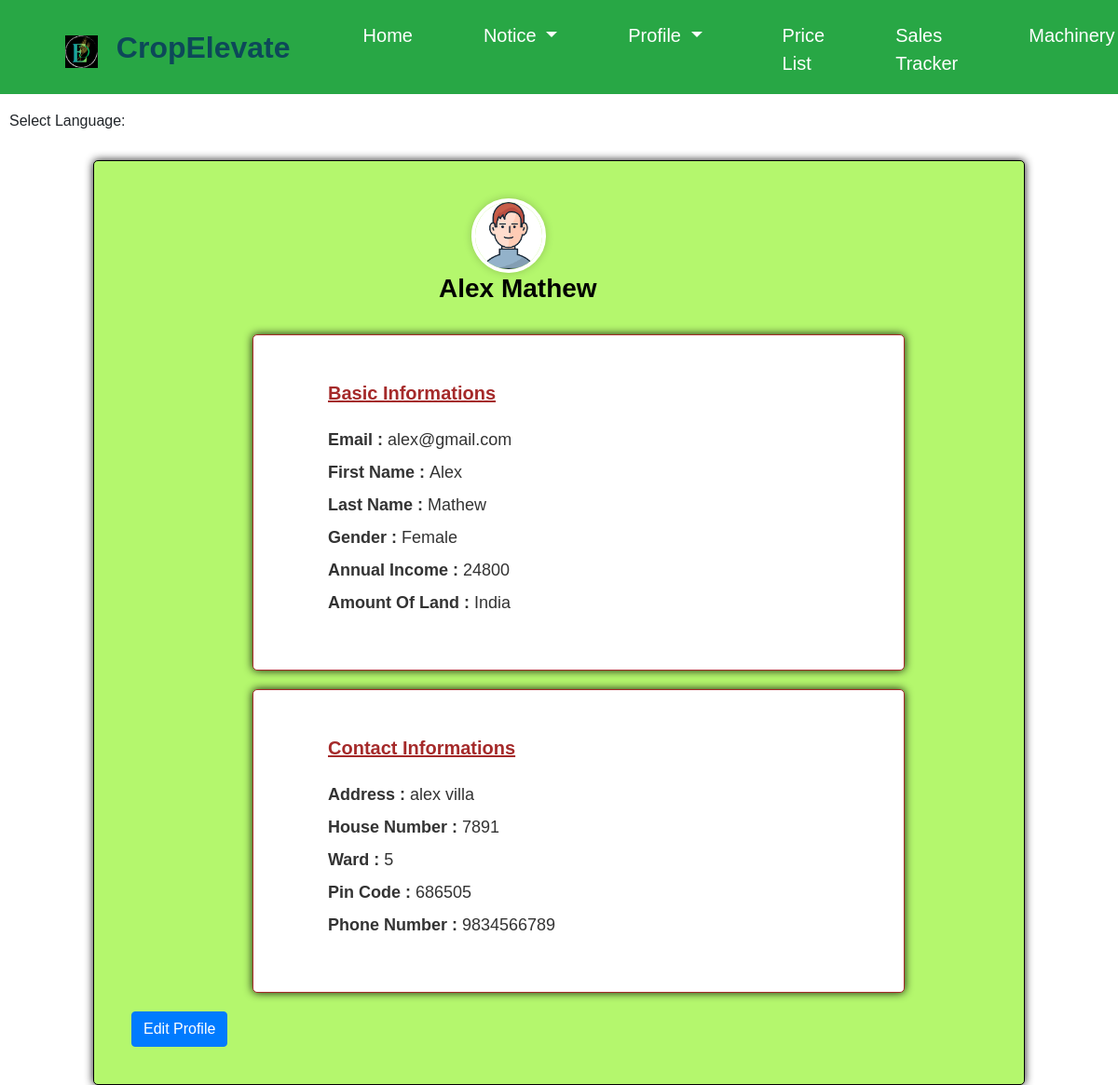
The page /fmyprofile (signed in) on the database its author committed.
### ceapp/models.py (models this page shows, shortened)
class FarmerProfile(models.Model):
    user = models.OneToOneField(CustomUser, on_delete=models.CASCADE, blank=True, null=True)
    first_name = models.CharField(max_length=100, null=True,blank=True)
    last_name = models.CharField(max_length=100,null=True,blank=True)
    birth_date = models.DateField(null=True,blank=True)
    email = models.EmailField(max_length=100,null=True,blank=True)
    profile_pic = models.ImageField(upload_to='profile_pics/', null=True, blank=True)
    gender = models.CharField(max_length=10, choices=[('Male', 'Male'), ('Female', 'Female')])
    annual_income = models.IntegerField(max_length=100, null=True,blank=True)
    land = models.CharField(max_length=100, null=True,blank=True)
    house_no = models.IntegerField(max_length=100, null=True,blank=True)
    address = models.CharField(max_length=255,null=True,blank=True)
    phone_number = models.IntegerField(max_length=12,null=True,blank=True)
    ward = models.CharField(max_length=100)
    pin_code = models.IntegerField(max_length=6,null=True,blank=True)
    file_upload = models.FileField(upload_to='uploads/', null=True, blank=True)
    fprofile_photo = models.ImageField(upload_to='profile_pics/', null=True, blank=True)
    paid_amount = models.DecimalField(max_digits=10, decimal_places=2, default=0)

class CustomUser(AbstractUser):
    FARMER = 1
    MEMBER = 2
    ADMIN = 3
    DRIVER = 4
    ROLE_CHOICE = (
        (FARMER, 'FARMER'),
        (MEMBER, 'MEMBER'),
        (ADMIN,'ADMIN'),
        (DRIVER,'DRIVER'),
    )
    username=models.CharField(null=True,max_length=120)
    first_name = None
    last_name = None
    USERNAME_FIELD = 'email'
    name=models.CharField(max_length=50)
    email = models.EmailField(max_length=100, unique=True)
    password = models.CharField(max_length=128)
    role = models.PositiveSmallIntegerField(choices=ROLE_CHOICE, blank=True, null=True,default='1')
    is_admin = models.BooleanField(default=False)
    is_staff = models.BooleanField(default=False)
    is_active = models.BooleanField(default=True)
    is_superadmin = models.BooleanField(default=False)
    REQUIRED_FIELDS = []
    objects = UserManager()

### ceapp/views.py (the view)
# urls.py: path('fmyprofile',views.fmyprofile,name='fmyprofile'),
@never_cache
@login_required
def fmyprofile(request):
    profile = FarmerProfile.objects.get(user=request.user)
    context = {'profile': profile}
    return render(request, 'fmyprofile.html', context)

### templates/fmyprofile.html (shortened to what this page needs)
{% load static %}
<!DOCTYPE html>
<html lang="en">
<head>
    <link rel="stylesheet" href="https://maxcdn.bootstrapcdn.com/bootstrap/4.5.2/css/bootstrap.min.css">
    <link rel="stylesheet" href="https://cdnjs.cloudflare.com/ajax/libs/font-awesome/5.15.3/css/all.min.css">
    <link rel="stylesheet" href="https://cdn.jsdelivr.net/npm/@mdi/font/css/materialdesignicons.min.css">
</head>
<body>
    <nav class="navbar navbar-expand-lg navbar-light bg-success fixed-top">
        <img src="{% static 'assets/img/adminlogo1.png' %}" width="35" height="35" alt="" style="margin-top:10px; margin-left:70px;">
        <h2 style="color:#0d4859; padding-left:20px; font-weight:bold; margin-top:10px;" >CropElevate</h2>
        <div class="collapse navbar-collapse" id="navbarNav">
            <ul class="navbar-nav">
                <a href="{% url 'homepage' %}" class="nav-item nav-link active" style="margin-left: 70px;margin-top:5px;color:white; font-size:20px;">Home</a>
                <li class="nav-item dropdown">
                    <a class="nav-link dropdown-toggle nav-hover" href="#" id="navbarDropdown" role="button" data-toggle="dropdown" aria-haspopup="true" aria-expanded="false" style="margin-left: 60px; margin-top:5px;color:white; font-size:20px;">
                        Notice
                    </a>
                </li>
                <li class="nav-item dropdown">
                    <a class="nav-link dropdown-toggle nav-hover" href="#" id="navbarDropdown" role="button" data-toggle="dropdown" aria-haspopup="true" aria-expanded="false" style="margin-left: 60px; margin-top:5px;color:white; font-size:20px;">
                        Profile
                    </a>
                </li>
                <a href="{% url 'pricelist2' %}" class="nav-item nav-link nav-hover" style="margin-left: 70px; margin-top:5px;color:white; font-size:20px;">Price List</a>
                <a href="{% url 'selldetails' %}" class="nav-item nav-link nav-hover" style="margin-left: 60px; margin-top:5px;color:white; font-size:20px;">Sales Tracker</a>
                <li class="nav-item dropdown">
                    <a class="nav-link dropdown-toggle nav-hover" href="#" id="navbarDropdown" role="button" data-toggle="dropdown" aria-haspopup="true" aria-expanded="false" style="margin-left: 60px; margin-top:5px;color:white; font-size:20px;">
                        Machinery
                    </a>
                </li>
            </ul>
        </div>
    </nav>
    <br><br>
    <div class="language-selector">
        <span>Select Language: </span>
    </div>
    <div class="container">
        <div class="row">
            <div class="col-md-8">
                <div class="col-md-4">
                    <div class="doctor-img" style="padding-left:350px;">
                        <a class="avatar" href="#"><img alt="" src="{{ profile.fprofile_photo.url }}"></a>
                    </div>
                </div>
                <h3 style="margin-left:330px; color:black;"><b>{{profile.first_name}}  {{  profile.last_name }}</b></h3>
                <br>
               <div class="profiles">
                <h4 style="color:brown;"><b><u>Basic Informations</u></b></h4>
                <p><strong>Email : </strong> {{ user.email }}</p>
                <p><strong>First Name : </strong> {{  profile.first_name }}</p>
                <p><strong>Last Name : </strong> {{  profile.last_name }}</p>
                <p><strong>Gender : </strong> {{  profile.gender }}</p>
                <p><strong>Annual Income :</strong> {{  profile.annual_income }}</p>
                <p><strong>Amount Of Land : </strong> {{  profile.land }}</p>
                </div>
                <div class="profilecontact">
                <h4 style="color:brown;"><b><u>Contact Informations</u></b></h4>
                <p><strong>Address : </strong> {{  profile.address }}</p>
                <p><strong>House Number  :</strong> {{  profile.house_no }}</p>
                <p><strong>Ward  : </strong> {{  profile.ward }}</p>
                <p><strong>Pin Code  : </strong> {{  profile.pin_code }}</p>
                <p><strong>Phone Number  : </strong> {{  profile.phone_number }}</p>
                </div>
                <a href="{% url 'ceditprofile' %}" class="btn btn-primary submit-btn">Edit Profile</a>
            </div>
        </div>
    </div>
</body>
</html>

### rows shown on the page
FarmerProfile: fprofile_photo (picture), first_name "Alex", last_name "Mathew", gender "Female", annual_income "24800", land "India", address "alex villa", house_no "7891", ward "5", pin_code "686505", phone_number "9834566789"
CustomUser: email "alex@gmail.com"
